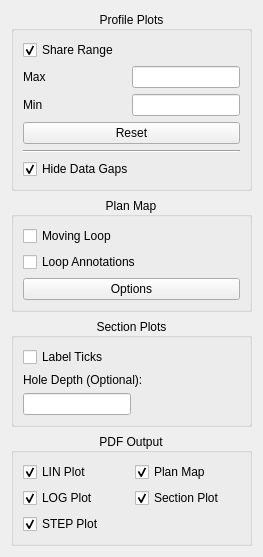
          <widget class="QWidget" name="scrollAreaWidgetContents">
           <property name="geometry">
            <rect>
             <x>0</x>
             <y>0</y>
             <width>263</width>
             <height>498</height>
            </rect>
           </property>
           <layout class="QVBoxLayout" name="verticalLayout_9">
            <item>
             <widget class="QGroupBox" name="groupBox_4">
              <property name="title">
               <string>Profile Plots</string>
              </property>
              <property name="alignment">
               <set>Qt::AlignCenter</set>
              </property>
              <property name="flat">
               <bool>false</bool>
              </property>
              <property name="checkable">
               <bool>false</bool>
              </property>
              <property name="checked">
               <bool>false</bool>
              </property>
              <layout class="QGridLayout" name="gridLayout_5">
               <item row="1" column="1">
                <widget class="QLineEdit" name="max_range_edit">
                 <property name="sizePolicy">
                  <sizepolicy hsizetype="Maximum" vsizetype="Fixed">
                   <horstretch>0</horstretch>
                   <verstretch>0</verstretch>
                  </sizepolicy>
                 </property>
                 <property name="minimumSize">
                  <size>
                   <width>0</width>
                   <height>0</height>
                  </size>
                 </property>
                 <property name="maximumSize">
                  <size>
                   <width>125</width>
                   <height>16777215</height>
                  </size>
                 </property>
                </widget>
               </item>
               <item row="0" column="0" colspan="2">
                <widget class="QCheckBox" name="share_range_cbox">
                 <property name="text">
                  <string>Share Range</string>
                 </property>
                 <property name="checked">
                  <bool>true</bool>
                 </property>
                </widget>
               </item>
               <item row="1" column="0">
                <widget class="QLabel" name="max_range_label">
                 <property name="text">
                  <string>Max</string>
                 </property>
                </widget>
               </item>
               <item row="5" column="0" colspan="2">
                <widget class="QCheckBox" name="hide_gaps_cbox">
                 <property name="text">
                  <string>Hide Data Gaps</string>
                 </property>
                 <property name="checked">
                  <bool>true</bool>
                 </property>
                </widget>
               </item>
               <item row="2" column="0">
                <widget class="QLabel" name="min_range_label">
                 <property name="text">
                  <string>Min</string>
                 </property>
                </widget>
               </item>
               <item row="2" column="1">
                <widget class="QLineEdit" name="min_range_edit">
                 <property name="sizePolicy">
                  <sizepolicy hsizetype="Maximum" vsizetype="Fixed">
                   <horstretch>0</horstretch>
                   <verstretch>0</verstretch>
                  </sizepolicy>
                 </property>
                 <property name="minimumSize">
                  <size>
                   <width>0</width>
                   <height>0</height>
                  </size>
                 </property>
                 <property name="maximumSize">
                  <size>
                   <width>125</width>
                   <height>16777215</height>
                  </size>
                 </property>
                </widget>
               </item>
               <item row="3" column="0" colspan="2">
                <widget class="QPushButton" name="reset_range_btn">
                 <property name="text">
                  <string>Reset</string>
                 </property>
                </widget>
               </item>
               <item row="4" column="0" colspan="2">
                <widget class="Line" name="line">
                 <property name="orientation">
                  <enum>Qt::Horizontal</enum>
                 </property>
                </widget>
               </item>
              </layout>
             </widget>
            </item>
            <item>
             <widget class="QGroupBox" name="groupBox">
              <property name="title">
               <string>Plan Map</string>
              </property>
              <property name="alignment">
               <set>Qt::AlignCenter</set>
              </property>
              <layout class="QVBoxLayout" name="verticalLayout_4">
               <item>
                <widget class="QCheckBox" name="moving_loop_cbox">
                 <property name="text">
                  <string>Moving Loop</string>
                 </property>
                </widget>
               </item>
               <item>
                <widget class="QCheckBox" name="show_loop_anno_cbox">
                 <property name="text">
                  <string>Loop Annotations</string>
                 </property>
                </widget>
               </item>
               <item>
                <widget class="QPushButton" name="plan_map_options_btn">
                 <property name="text">
                  <string>Options</string>
                 </property>
                </widget>
               </item>
              </layout>
             </widget>
            </item>
            <item>
             <widget class="QGroupBox" name="groupBox_5">
              <property name="sizePolicy">
               <sizepolicy hsizetype="Minimum" vsizetype="Maximum">
                <horstretch>0</horstretch>
                <verstretch>0</verstretch>
               </sizepolicy>
              </property>
              <property name="title">
               <string>Section Plots</string>
              </property>
              <property name="alignment">
               <set>Qt::AlignCenter</set>
              </property>
              <layout class="QFormLayout" name="formLayout">
               <item row="2" column="0">
                <widget class="QLabel" name="label_4">
                 <property name="toolTip">
                  <string>&lt;html&gt;&lt;head/&gt;&lt;body&gt;&lt;p&gt;The azimuth of the section plot will be the azimuth at this hole depth.&lt;/p&gt;&lt;/body&gt;&lt;/html&gt;</string>
                 </property>
                 <property name="text">
                  <string>Hole Depth (Optional):</string>
                 </property>
                </widget>
               </item>
               <item row="1" column="0" colspan="2">
                <widget class="QCheckBox" name="label_section_depths_cbox">
                 <property name="text">
                  <string>Label Ticks</string>
                 </property>
                </widget>
               </item>
               <item row="3" column="0">
                <widget class="QLineEdit" name="section_depth_edit">
                 <property name="toolTip">
                  <string>&lt;html&gt;&lt;head/&gt;&lt;body&gt;&lt;p&gt;The azimuth of the section plot will be the azimuth at this hole depth.&lt;/p&gt;&lt;/body&gt;&lt;/html&gt;</string>
                 </property>
                </widget>
               </item>
              </layout>
             </widget>
            </item>
            <item>
             <widget class="QGroupBox" name="groupBox_7">
              <property name="title">
               <string>PDF Output</string>
              </property>
              <property name="alignment">
               <set>Qt::AlignCenter</set>
              </property>
              <layout class="QGridLayout" name="gridLayout_7">
               <item row="3" column="0">
                <widget class="QCheckBox" name="output_step_cbox">
                 <property name="text">
                  <string>STEP Plot</string>
                 </property>
                 <property name="checked">
                  <bool>true</bool>
                 </property>
                </widget>
               </item>
               <item row="1" column="1">
                <widget class="QCheckBox" name="output_section_cbox">
                 <property name="text">
                  <string>Section Plot</string>
                 </property>
                 <property name="checked">
                  <bool>true</bool>
                 </property>
                </widget>
               </item>
               <item row="0" column="1">
                <widget class="QCheckBox" name="output_plan_map_cbox">
                 <property name="text">
                  <string>Plan Map</string>
                 </property>
                 <property name="checked">
                  <bool>true</bool>
                 </property>
                </widget>
               </item>
               <item row="0" column="0">
                <widget class="QCheckBox" name="output_lin_cbox">
                 <property name="text">
                  <string>LIN Plot</string>
                 </property>
                 <property name="checked">
                  <bool>true</bool>
                 </property>
                </widget>
               </item>
               <item row="1" column="0">
                <widget class="QCheckBox" name="output_log_cbox">
                 <property name="text">
                  <string>LOG Plot</string>
                 </property>
                 <property name="checked">
                  <bool>true</bool>
                 </property>
                </widget>
               </item>
              </layout>
             </widget>
            </item>
           </layout>
          </widget>
